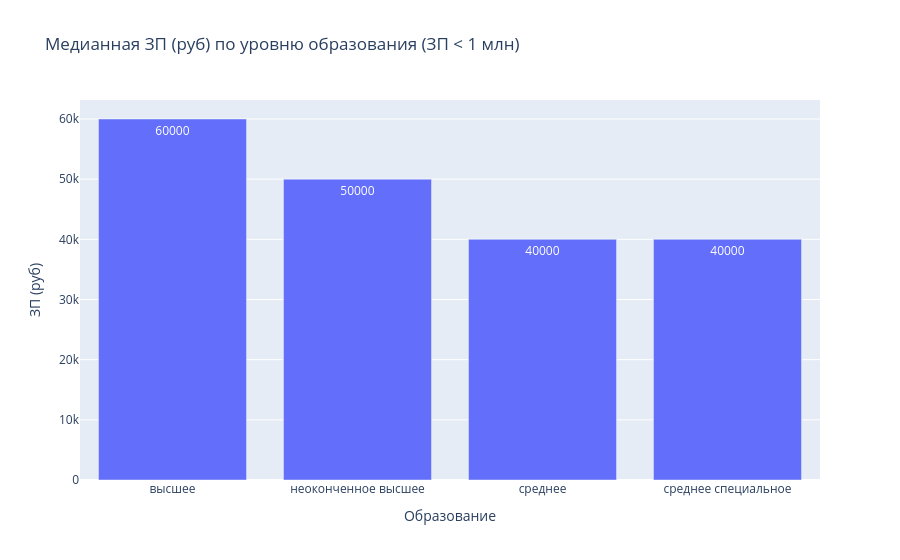

Notebook code cell kept with this figure:
### Markdown cell above
4. Постройте диаграмму, которая показывает зависимость **медианной** желаемой заработной платы (**"ЗП (руб)"**) от уровня образования (**"Образование"**). Используйте для диаграммы данные о резюме, где желаемая заработная плата меньше 1 млн рублей.
*Сделайте выводы по представленной диаграмме: для каких уровней образования наблюдаются наибольшие и наименьшие уровни желаемой заработной платы? Как вы считаете, важен ли признак уровня образования при прогнозировании заработной платы?*

### Code cell
df_sal = df.query('`ЗП (руб)` < 1_000_000').copy()

edu_stat = (df_sal.groupby('Образование', as_index=False).agg(median_salary=('ЗП (руб)', 'median'), n=('ЗП (руб)', 'size')).sort_values('median_salary', ascending=False))

display(edu_stat)

fig = px.bar(edu_stat, x='Образование', y='median_salary', text='median_salary', title='Медианная ЗП (руб) по уровню образования (ЗП < 1 млн)')

fig.update_layout(yaxis_title='ЗП (руб)', xaxis_title='Образование')

### Figure 1 — Plotly figure (JSON) as saved in the notebook; plotly's stock layout.template omitted (floating-point values rounded to 4 significant figures)
{"data": [{"hovertemplate": "Образование=%{x}<br>median_salary=%{text}<extra></extra>", "legendgroup": "", "marker": {"color": "#636efa", "pattern": {"shape": ""}}, "name": "", "orientation": "v", "showlegend": false, "text": [60000.0, 50000.0, 40000.0, 40000.0], "textposition": "auto", "type": "bar", "x": ["высшее", "неоконченное высшее", "среднее", "среднее специальное"], "xaxis": "x", "y": [60000.0, 50000.0, 40000.0, 40000.0], "yaxis": "y"}], "layout": {"barmode": "relative", "legend": {"tracegroupgap": 0}, "title": {"text": "Медианная ЗП (руб) по уровню образования (ЗП < 1 млн)"}, "xaxis": {"anchor": "y", "domain": [0, 1], "title": {"text": "Образование"}}, "yaxis": {"anchor": "x", "domain": [0, 1], "title": {"text": "ЗП (руб)"}}}}
